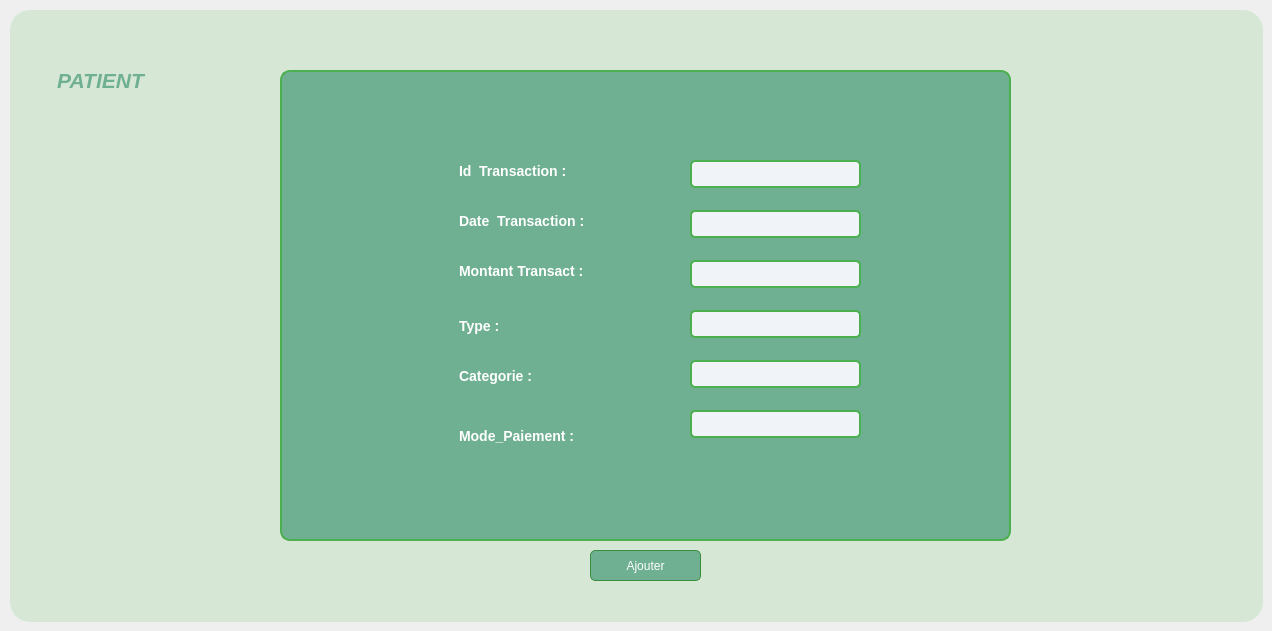
      <widget class="QWidget" name="tab_25">
       <attribute name="title">
        <string>Ajouter Patient </string>
       </attribute>
       <widget class="QGroupBox" name="groupBox_24">
        <property name="geometry">
         <rect>
          <x>10</x>
          <y>10</y>
          <width>1253</width>
          <height>612</height>
         </rect>
        </property>
        <property name="styleSheet">
         <string notr="true">background-color:#D6E7D5;

border-radius : 20px;</string>
        </property>
        <property name="title">
         <string/>
        </property>
        <widget class="QFrame" name="frame_17">
         <property name="geometry">
          <rect>
           <x>270</x>
           <y>60</y>
           <width>731</width>
           <height>471</height>
          </rect>
         </property>
         <property name="styleSheet">
          <string notr="true">*{
    background-color: #f0f4f8;  /* Couleur de fond gris clair */
    font-family: Arial, sans-serif;  /* Police moderne et lisible */
}

/* Style pour les QFrame avec couleur vert pistache */
QFrame {
 background-color: #6FAF92;   /* Fond vert pistache */
    border: 2px solid #4CAF50;   /* Bordure vert émeraude */
    border-radius: 10px;         /* Coins arrondis */
    padding: 15px;        
}
QLabel {
    border: none;
}
</string>
         </property>
         <property name="frameShape">
          <enum>QFrame::StyledPanel</enum>
         </property>
         <property name="frameShadow">
          <enum>QFrame::Raised</enum>
         </property>
         <widget class="QLineEdit" name="lineEdit_104">
          <property name="geometry">
           <rect>
            <x>410</x>
            <y>90</y>
            <width>171</width>
            <height>28</height>
           </rect>
          </property>
          <property name="styleSheet">
           <string notr="true">* {
    background-color: #FFFFF;   /* Fond vert pistache */
    border:  2px solid #4CAF50;   /* Bordure bleu clair */
    border-radius: 5px;         /* Coins arrondis */
    padding: 15px;               /* Espacement interne */
}
</string>
          </property>
          <property name="text">
           <string/>
          </property>
         </widget>
         <widget class="QLabel" name="label_133">
          <property name="geometry">
           <rect>
            <x>170</x>
            <y>180</y>
            <width>161</width>
            <height>41</height>
           </rect>
          </property>
          <property name="tabletTracking">
           <bool>false</bool>
          </property>
          <property name="styleSheet">
           <string notr="true">*{
    color: white;  /* Couleur du texte en blanc */
}/* Style pour QLabel */
QLabel {
    color: white;                     /* Texte des labels en blanc */
    font-size: 14px;                 /* Taille de police des labels */
    font-weight: bold;               /* Texte en gras */
    background-color: transparent;    /* Assurer que le fond soit transparent */
    padding-left: 5px;               /* Optionnel : espacement pour mieux aligner le texte */
}</string>
          </property>
          <property name="text">
           <string>Montant Transact :</string>
          </property>
         </widget>
         <widget class="QLabel" name="label_135">
          <property name="geometry">
           <rect>
            <x>170</x>
            <y>130</y>
            <width>161</width>
            <height>41</height>
           </rect>
          </property>
          <property name="styleSheet">
           <string notr="true">*{
    color: white;  /* Couleur du texte en blanc */
}/* Style pour QLabel */
QLabel {
    color: white;                     /* Texte des labels en blanc */
    font-size: 14px;                 /* Taille de police des labels */
    font-weight: bold;               /* Texte en gras */
    background-color: transparent;    /* Assurer que le fond soit transparent */
    padding-left: 5px;               /* Optionnel : espacement pour mieux aligner le texte */
}</string>
          </property>
          <property name="text">
           <string>Date_Transaction :</string>
          </property>
         </widget>
         <widget class="QLabel" name="label_136">
          <property name="geometry">
           <rect>
            <x>170</x>
            <y>80</y>
            <width>151</width>
            <height>41</height>
           </rect>
          </property>
          <property name="styleSheet">
           <string notr="true">*{
    color: white;  /* Couleur du texte en blanc */
}

/* Style pour QLabel */
QLabel {
    color: white;                     /* Texte des labels en blanc */
    font-size: 14px;                 /* Taille de police des labels */
    font-weight: bold;               /* Texte en gras */
    background-color: transparent;    /* Assurer que le fond soit transparent */
    padding-left: 5px;               /* Optionnel : espacement pour mieux aligner le texte */
}</string>
          </property>
          <property name="text">
           <string>Id_Transaction :</string>
          </property>
         </widget>
         <widget class="QLabel" name="label_137">
          <property name="geometry">
           <rect>
            <x>170</x>
            <y>280</y>
            <width>161</width>
            <height>51</height>
           </rect>
          </property>
          <property name="styleSheet">
           <string notr="true">*{
    color: white;  /* Couleur du texte en blanc */
}/* Style pour QLabel */
QLabel {
    color: white;                     /* Texte des labels en blanc */
    font-size: 14px;                 /* Taille de police des labels */
    font-weight: bold;               /* Texte en gras */
    background-color: transparent;    /* Assurer que le fond soit transparent */
    padding-left: 5px;               /* Optionnel : espacement pour mieux aligner le texte */
}</string>
          </property>
          <property name="text">
           <string>Categorie :</string>
          </property>
         </widget>
         <widget class="QLabel" name="label_138">
          <property name="geometry">
           <rect>
            <x>170</x>
            <y>230</y>
            <width>161</width>
            <height>51</height>
           </rect>
          </property>
          <property name="styleSheet">
           <string notr="true">*{
    color: white;  /* Couleur du texte en blanc */
}/* Style pour QLabel */
QLabel {
    color: white;                     /* Texte des labels en blanc */
    font-size: 14px;                 /* Taille de police des labels */
    font-weight: bold;               /* Texte en gras */
    background-color: transparent;    /* Assurer que le fond soit transparent */
    padding-left: 5px;               /* Optionnel : espacement pour mieux aligner le texte */
}</string>
          </property>
          <property name="text">
           <string>Type :</string>
          </property>
         </widget>
         <widget class="QLabel" name="label_139">
          <property name="geometry">
           <rect>
            <x>170</x>
            <y>330</y>
            <width>161</width>
            <height>71</height>
           </rect>
          </property>
          <property name="styleSheet">
           <string notr="true">*{
    color: white;  /* Couleur du texte en blanc */
}/* Style pour QLabel */
QLabel {
    color: white;                     /* Texte des labels en blanc */
    font-size: 14px;                 /* Taille de police des labels */
    font-weight: bold;               /* Texte en gras */
    background-color: transparent;    /* Assurer que le fond soit transparent */
    padding-left: 5px;               /* Optionnel : espacement pour mieux aligner le texte */
}</string>
          </property>
          <property name="text">
           <string>Mode_Paiement :</string>
          </property>
         </widget>
         <widget class="QLineEdit" name="lineEdit_105">
          <property name="geometry">
           <rect>
            <x>410</x>
            <y>190</y>
            <width>171</width>
            <height>28</height>
           </rect>
          </property>
          <property name="styleSheet">
           <string notr="true">* {
    background-color: #FFFFF;   /* Fond vert pistache */
    border:  2px solid #4CAF50;   /* Bordure bleu clair */
    border-radius: 5px;         /* Coins arrondis */
    padding: 15px;               /* Espacement interne */
}
</string>
          </property>
          <property name="text">
           <string/>
          </property>
         </widget>
         <widget class="QLineEdit" name="lineEdit_106">
          <property name="geometry">
           <rect>
            <x>410</x>
            <y>240</y>
            <width>171</width>
            <height>28</height>
           </rect>
          </property>
          <property name="styleSheet">
           <string notr="true">* {
    background-color: #FFFFF;   /* Fond vert pistache */
    border:  2px solid #4CAF50;   /* Bordure bleu clair */
    border-radius: 5px;         /* Coins arrondis */
    padding: 15px;               /* Espacement interne */
}
</string>
          </property>
          <property name="text">
           <string/>
          </property>
         </widget>
         <widget class="QLineEdit" name="lineEdit_107">
          <property name="geometry">
           <rect>
            <x>410</x>
            <y>340</y>
            <width>171</width>
            <height>28</height>
           </rect>
          </property>
          <property name="styleSheet">
           <string notr="true">* {
    background-color: #FFFFF;   /* Fond vert pistache */
    border:  2px solid #4CAF50;   /* Bordure bleu clair */
    border-radius: 5px;         /* Coins arrondis */
    padding: 15px;               /* Espacement interne */
}
</string>
          </property>
          <property name="text">
           <string/>
          </property>
         </widget>
         <widget class="QLineEdit" name="lineEdit_108">
          <property name="geometry">
           <rect>
            <x>410</x>
            <y>140</y>
            <width>171</width>
            <height>28</height>
           </rect>
          </property>
          <property name="styleSheet">
           <string notr="true">* {
    background-color: #FFFFF;   /* Fond vert pistache */
    border:  2px solid #4CAF50;   /* Bordure bleu clair */
    border-radius: 5px;         /* Coins arrondis */
    padding: 15px;               /* Espacement interne */
}
</string>
          </property>
          <property name="text">
           <string/>
          </property>
         </widget>
         <widget class="QLineEdit" name="lineEdit_109">
          <property name="geometry">
           <rect>
            <x>410</x>
            <y>290</y>
            <width>171</width>
            <height>28</height>
           </rect>
          </property>
          <property name="styleSheet">
           <string notr="true">* {
    background-color: #FFFFF;   /* Fond vert pistache */
    border:  2px solid #4CAF50;   /* Bordure bleu clair */
    border-radius: 5px;         /* Coins arrondis */
    padding: 15px;               /* Espacement interne */
}
</string>
          </property>
          <property name="text">
           <string/>
          </property>
         </widget>
        </widget>
        <widget class="QPushButton" name="pushButton_31">
         <property name="geometry">
          <rect>
           <x>580</x>
           <y>540</y>
           <width>111</width>
           <height>31</height>
          </rect>
         </property>
         <property name="styleSheet">
          <string notr="true">*{
    background-color: #6FAF92;  /* Medium green button */
    border: 1px solid #388E3C;  /* Darker green border */
    border-radius: 5px;
    color: #FFFFFF;             /* White text for contrast */
    padding: 5px;
}

*:hover {
    background-color: #81C784;  /* Lighter green on hover */
}</string>
         </property>
         <property name="text">
          <string>Ajouter</string>
         </property>
         <property name="icon">
          <iconset>
           <normaloff>../../plus-circle.svg</normaloff>../../plus-circle.svg</iconset>
         </property>
        </widget>
        <widget class="QLabel" name="label_140">
         <property name="geometry">
          <rect>
           <x>20</x>
           <y>40</y>
           <width>141</width>
           <height>61</height>
          </rect>
         </property>
         <property name="styleSheet">
          <string notr="true">*{
    color: #6FAF92;
    font-size: 16px; /* Taille du texte (ajustable) */
    font-weight: normal; /* Style du texte */
}</string>
         </property>
         <property name="text">
          <string>&lt;html&gt;&lt;head/&gt;&lt;body&gt;&lt;p align=&quot;center&quot;&gt;&lt;span style=&quot; font-size:16pt; font-weight:700; font-style:italic;&quot;&gt;PATIENT&lt;/span&gt;&lt;/p&gt;&lt;/body&gt;&lt;/html&gt;</string>
         </property>
        </widget>
       </widget>
      </widget>
